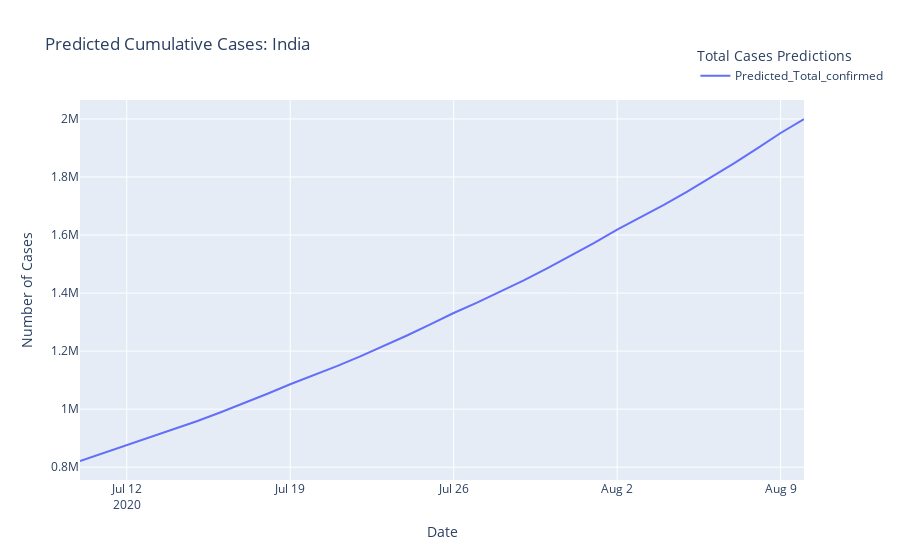

Notebook code cell kept with this figure:
### Code cell
pd.options.plotting.backend = "plotly"
fig = x_pre['Predicted_Total_confirmed'].plot(title='Predicted Cumulative Cases: India')
fig.update_layout(yaxis=dict(title='Number of Cases'),
                  legend_title_text='Total Cases Predictions', legend=dict(x=.85, y=1.15),
                 xaxis = dict(title = 'Date'))

### Figure 1 — Plotly figure (JSON) as saved in the notebook; plotly's stock layout.template omitted (floating-point values rounded to 4 significant figures)
{"data": [{"hovertemplate": "variable=Predicted_Total_confirmed<br>index=%{x}<br>value=%{y}<extra></extra>", "legendgroup": "Predicted_Total_confirmed", "line": {"color": "#636efa", "dash": "solid"}, "mode": "lines", "name": "Predicted_Total_confirmed", "orientation": "v", "showlegend": true, "type": "scatter", "x": ["2020-07-10T00:00:00", "2020-07-11T00:00:00", "2020-07-12T00:00:00", "2020-07-13T00:00:00", "2020-07-14T00:00:00", "2020-07-15T00:00:00", "2020-07-16T00:00:00", "2020-07-17T00:00:00", "2020-07-18T00:00:00", "2020-07-19T00:00:00", "2020-07-20T00:00:00", "2020-07-21T00:00:00", "2020-07-22T00:00:00", "2020-07-23T00:00:00", "2020-07-24T00:00:00", "2020-07-25T00:00:00", "2020-07-26T00:00:00", "2020-07-27T00:00:00", "2020-07-28T00:00:00", "2020-07-29T00:00:00", "2020-07-30T00:00:00", "2020-07-31T00:00:00", "2020-08-01T00:00:00", "2020-08-02T00:00:00", "2020-08-03T00:00:00", "2020-08-04T00:00:00", "2020-08-05T00:00:00", "2020-08-06T00:00:00", "2020-08-07T00:00:00", "2020-08-08T00:00:00", "2020-08-09T00:00:00", "2020-08-10T00:00:00"], "xaxis": "x", "y": [821200.0, 848700.0, 877100.0, 902800.0, 929900.0, 958400.0, 988300.0, 1020000.0, 1052000.0, 1086000.0, 1116000.0, 1148000.0, 1182000.0, 1217000.0, 1254000.0, 1292000.0, 1331000.0, 1367000.0, 1405000.0, 1444000.0, 1485000.0, 1528000.0, 1572000.0, 1618000.0, 1660000.0, 1704000.0, 1749000.0, 1797000.0, 1847000.0, 1898000.0, 1952000.0, 2000000.0], "yaxis": "y"}], "layout": {"legend": {"title": {"text": "Total Cases Predictions"}, "tracegroupgap": 0, "x": 0.85, "y": 1.15}, "title": {"text": "Predicted Cumulative Cases: India"}, "xaxis": {"anchor": "y", "domain": [0, 1], "title": {"text": "Date"}}, "yaxis": {"anchor": "x", "domain": [0, 1], "title": {"text": "Number of Cases"}}}}
